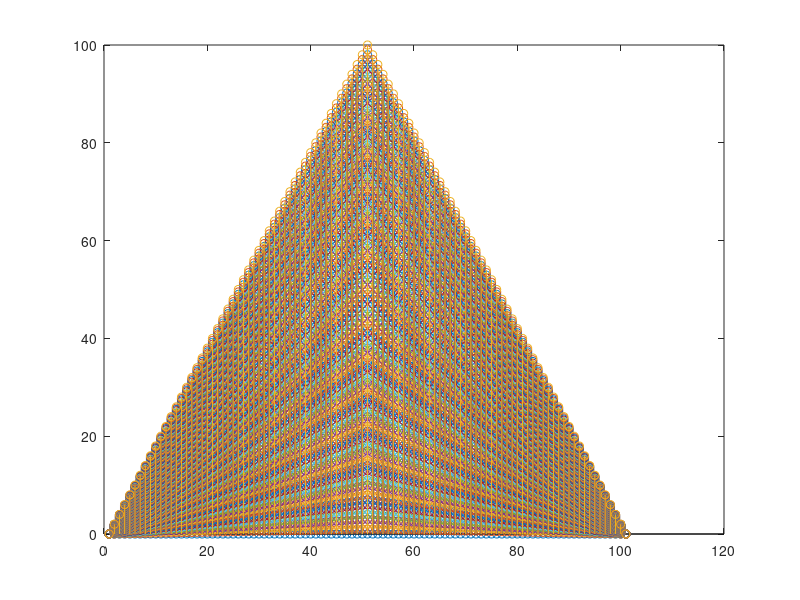

MATLAB code for this plot:
N = 100;
K = 100;
y = zeros(N,K);
for m = 0:K
    for n = 0:N
        if n < (N/2)
            y(n+1,m+1)=m*(n/(N/2));
        else
            y(n+1,m+1)=m*((N-n)/(N/2));
        end
    end
end
stem(y);
